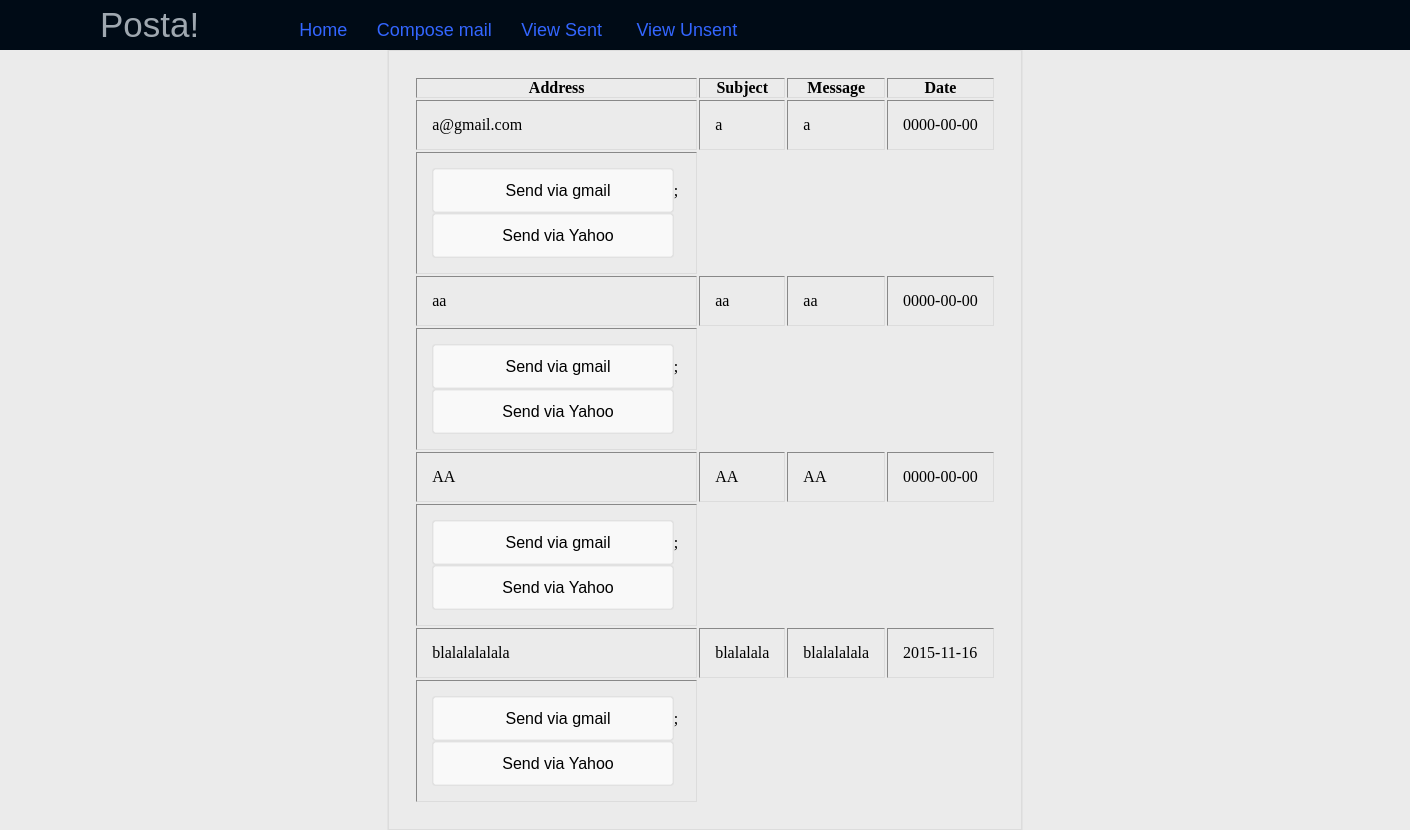
/sent.php, run on the app's committed database.
### tables this page shows
CREATE TABLE IF NOT EXISTS `mail` (
  `id` int(11) NOT NULL AUTO_INCREMENT,
  `address` varchar(250) NOT NULL,
  `subject` varchar(50) NOT NULL,
  `message` varchar(500) NOT NULL,
  `status` binary(1) NOT NULL DEFAULT '0',
  `date` date NOT NULL,
  PRIMARY KEY (`id`)
);

### sent.php (the view, shortened to what this page needs)
<html>
<head>
	<link rel="stylesheet" type="text/css" href="style.css" />
</head>
<body>
<div id="header">
 <div id="left">
    <label>Posta!</label>
    </div>
	<div id="center">
	<a href="home.php">Home&nbsp;&nbsp;&nbsp;&nbsp;&nbsp;</a>
	<a href="compose.php">Compose mail&nbsp;&nbsp;&nbsp;&nbsp;&nbsp;</a>
	<a href="sent.php">View Sent&nbsp;&nbsp;&nbsp;&nbsp;&nbsp;&nbsp;</a>
	<a href="unsent.php">View Unsent</a>
	</div>
</div>
</body>
</html>
<?php
$result = mysql_query("SELECT * FROM mail WHERE status IN (1)");
echo "<center>";
echo "<table border='1'>
 <tr>
 <th>Address</th>
 <th>Subject</th>
 <th>Message</th>
 <th>Date</th>
 </tr>";
while($row = mysql_fetch_array($result))
   {
   echo "<tr>";
   echo "<td>" . $row['address'] . "</td>";
  echo "<td>" . $row['subject'] . "</td>";
   echo "<td>" . $row['message'] . "</td>";
   echo "<td>" . $row['date'] . "</td>";
   echo "</tr>";
echo <<<"buttons"
  <td>
     <input class="button_normal" type="button" value="Send via gmail" onclick="window.open('https://accounts.google.com/ServiceLogin?service=mail&passive=true&rm=false&continue=https://mail.google.com/mail/&ss=1&scc=1&ltmpl=default&ltmplcache=2&emr=1&osid=1')"/>;
     <input class="button_normal" type="button" value="Send via Yahoo" onclick="window.open('https://www.yahoo.co.uk')"/>
  </td>
buttons;
   }
 echo "</table>";
 ?>

### style.css (style rules this page uses)
body { background-color: #EBEBEB; }
* { margin:0; padding:0; }
table { border:solid #dcdcdc 1px; padding:25px; box-shadow: 0px 0px 1px rgba(0,0,0,0.2); }
table tr,td { padding:15px; //border:solid #e1e1e1 1px; }
table tr td input { width:97%; height:45px; border:solid #e1e1e1 1px; border-radius:3px; padding-left:10px; font-family:Verdana, Geneva, sans-serif; font-size:16px; background:#f9f9f9; transition-duration:0.5s; box-shadow: inset 0px 0px 1px rgba(0,0,0,0.4); }
#header { width:100%; height:50px; background:rgba(00,11,22,33); color:#9fa8b0; font-family:Verdana, Geneva, sans-serif; }
#header #left { float:left; position:relative; }
#header #left label { position:relative; top:5px; left:100px; font-size:35px; }
#header #center { float: center; position: relative; top:20px; left:200px; }
#header #center a { text-decoration: none; font-size: 18px; color: #3366FF; }

### data on the page
mail: address "a@gmail.com", subject "a", message "a", date "0000-00-00"
mail: address "aa", subject "aa", message "aa", date "0000-00-00"
mail: address "AA", subject "AA", message "AA", date "0000-00-00"
mail: address "blalalalalala", subject "blalalala", message "blalalalala", date "2015-11-16"
